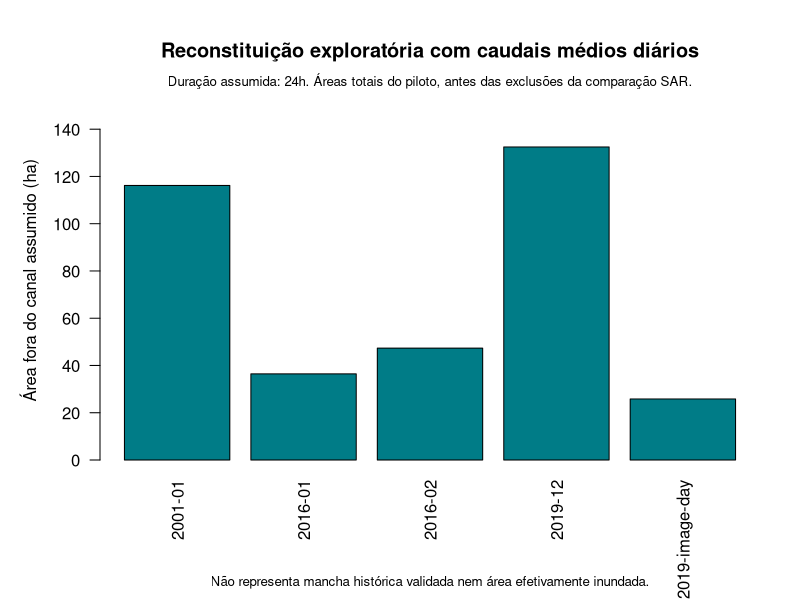

This figure's R source:
# Independent tabular checks and graphics; no external R packages.
x <- read.csv('dist/analysis/coimbra-historical-comparison.csv')
stopifnot(nrow(x)==10, all(x$q_daily_m3s>0), all(is.na(x$iou_diagnostic) | x$iou_diagnostic>=0 & x$iou_diagnostic<=1))
y <- x[x$duration_assumed_h==24,]
png('dist/figures/14_validacao_R.png',width=1500,height=850,res=145)
par(mar=c(7,5,5,2))
barplot(y$overbank_area_m2/10000,names.arg=y$event,col='#007c87',ylab='\u00c1rea fora do canal assumido (ha)',las=2,
        main='Reconstitui\u00e7\u00e3o explorat\u00f3ria com caudais m\u00e9dios di\u00e1rios',ylim=c(0,max(y$overbank_area_m2/10000)*1.15))
mtext('Dura\u00e7\u00e3o assumida: 24h. \u00c1reas totais do piloto, antes das exclus\u00f5es da compara\u00e7\u00e3o SAR.',side=3,line=.5,cex=.8)
mtext('N\u00e3o representa mancha hist\u00f3rica validada nem \u00e1rea efetivamente inundada.',side=1,line=5.5,cex=.8)
dev.off()
writeLines(capture.output(sessionInfo()),'dist/analysis/validation-R-sessionInfo.txt')
